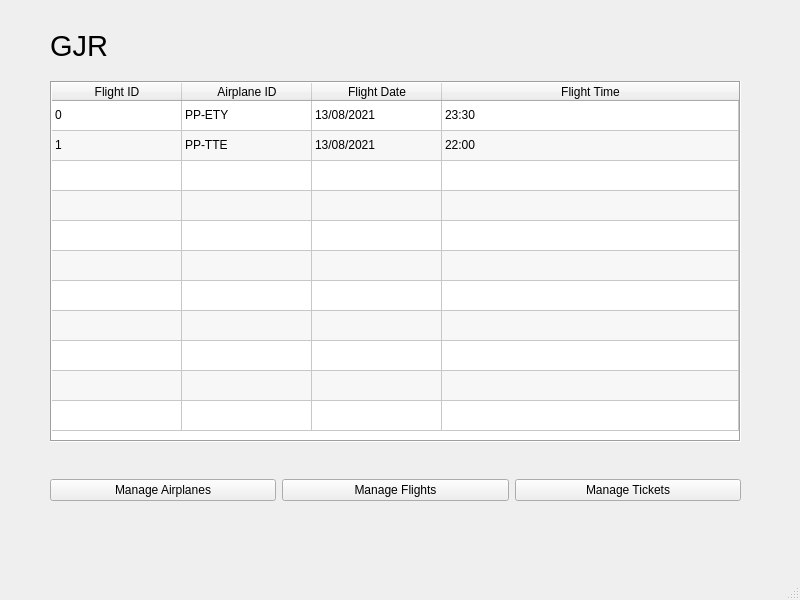
<?xml version="1.0" encoding="UTF-8"?>
<ui version="4.0">
 <class>HomeScreen</class>
 <widget class="QMainWindow" name="HomeScreen">
  <property name="geometry">
   <rect>
    <x>0</x>
    <y>0</y>
    <width>800</width>
    <height>600</height>
   </rect>
  </property>
  <property name="minimumSize">
   <size>
    <width>800</width>
    <height>600</height>
   </size>
  </property>
  <property name="maximumSize">
   <size>
    <width>800</width>
    <height>600</height>
   </size>
  </property>
  <property name="windowTitle">
   <string>Home</string>
  </property>
  <widget class="QWidget" name="centralwidget">
   <property name="maximumSize">
    <size>
     <width>800</width>
     <height>549</height>
    </size>
   </property>
   <widget class="QWidget" name="horizontalLayoutWidget">
    <property name="geometry">
     <rect>
      <x>50</x>
      <y>450</y>
      <width>691</width>
      <height>80</height>
     </rect>
    </property>
    <layout class="QHBoxLayout" name="horizontalLayout">
     <item>
      <widget class="QPushButton" name="button_manager_airplane">
       <property name="text">
        <string>Manage Airplanes</string>
       </property>
      </widget>
     </item>
     <item>
      <widget class="QPushButton" name="button_manage_flight">
       <property name="text">
        <string>Manage Flights</string>
       </property>
      </widget>
     </item>
     <item>
      <widget class="QPushButton" name="button_manage_ticket">
       <property name="text">
        <string>Manage Tickets</string>
       </property>
      </widget>
     </item>
    </layout>
   </widget>
   <widget class="QLabel" name="label_title">
    <property name="geometry">
     <rect>
      <x>50</x>
      <y>30</y>
      <width>81</width>
      <height>31</height>
     </rect>
    </property>
    <property name="font">
     <font>
      <pointsize>22</pointsize>
     </font>
    </property>
    <property name="text">
     <string>GJR</string>
    </property>
   </widget>
   <widget class="QTableWidget" name="table_flight">
    <property name="geometry">
     <rect>
      <x>50</x>
      <y>81</y>
      <width>691</width>
      <height>361</height>
     </rect>
    </property>
    <property name="tabletTracking">
     <bool>false</bool>
    </property>
    <property name="frameShape">
     <enum>QFrame::Box</enum>
    </property>
    <property name="sizeAdjustPolicy">
     <enum>QAbstractScrollArea::AdjustIgnored</enum>
    </property>
    <property name="autoScroll">
     <bool>true</bool>
    </property>
    <property name="editTriggers">
     <set>QAbstractItemView::NoEditTriggers</set>
    </property>
    <property name="dragEnabled">
     <bool>false</bool>
    </property>
    <property name="alternatingRowColors">
     <bool>true</bool>
    </property>
    <property name="textElideMode">
     <enum>Qt::ElideRight</enum>
    </property>
    <property name="verticalScrollMode">
     <enum>QAbstractItemView::ScrollPerPixel</enum>
    </property>
    <property name="showGrid">
     <bool>true</bool>
    </property>
    <property name="gridStyle">
     <enum>Qt::SolidLine</enum>
    </property>
    <property name="sortingEnabled">
     <bool>true</bool>
    </property>
    <property name="wordWrap">
     <bool>true</bool>
    </property>
    <property name="cornerButtonEnabled">
     <bool>true</bool>
    </property>
    <property name="rowCount">
     <number>11</number>
    </property>
    <property name="columnCount">
     <number>4</number>
    </property>
    <attribute name="horizontalHeaderVisible">
     <bool>true</bool>
    </attribute>
    <attribute name="horizontalHeaderCascadingSectionResizes">
     <bool>true</bool>
    </attribute>
    <attribute name="horizontalHeaderDefaultSectionSize">
     <number>130</number>
    </attribute>
    <attribute name="horizontalHeaderHighlightSections">
     <bool>true</bool>
    </attribute>
    <attribute name="horizontalHeaderShowSortIndicator" stdset="0">
     <bool>true</bool>
    </attribute>
    <attribute name="horizontalHeaderStretchLastSection">
     <bool>true</bool>
    </attribute>
    <attribute name="verticalHeaderVisible">
     <bool>false</bool>
    </attribute>
    <row>
     <property name="text">
      <string>New Row</string>
     </property>
    </row>
    <row>
     <property name="text">
      <string>Teste</string>
     </property>
    </row>
    <row/>
    <row/>
    <row/>
    <row/>
    <row/>
    <row/>
    <row/>
    <row/>
    <row/>
    <column>
     <property name="text">
      <string>Flight ID</string>
     </property>
    </column>
    <column>
     <property name="text">
      <string>Airplane ID</string>
     </property>
    </column>
    <column>
     <property name="text">
      <string>Flight Date</string>
     </property>
    </column>
    <column>
     <property name="text">
      <string>Flight Time</string>
     </property>
    </column>
    <item row="0" column="0">
     <property name="text">
      <string>0</string>
     </property>
    </item>
    <item row="0" column="1">
     <property name="text">
      <string>PP-ETY</string>
     </property>
    </item>
    <item row="0" column="2">
     <property name="text">
      <string>13/08/2021</string>
     </property>
    </item>
    <item row="0" column="3">
     <property name="text">
      <string>23:30</string>
     </property>
    </item>
    <item row="1" column="0">
     <property name="text">
      <string>1</string>
     </property>
    </item>
    <item row="1" column="1">
     <property name="text">
      <string>PP-TTE</string>
     </property>
    </item>
    <item row="1" column="2">
     <property name="text">
      <string>13/08/2021</string>
     </property>
    </item>
    <item row="1" column="3">
     <property name="text">
      <string>22:00</string>
     </property>
    </item>
   </widget>
  </widget>
  <widget class="QMenuBar" name="menubar">
   <property name="geometry">
    <rect>
     <x>0</x>
     <y>0</y>
     <width>800</width>
     <height>21</height>
    </rect>
   </property>
  </widget>
  <widget class="QStatusBar" name="statusbar"/>
 </widget>
 <resources/>
 <connections/>
</ui>
